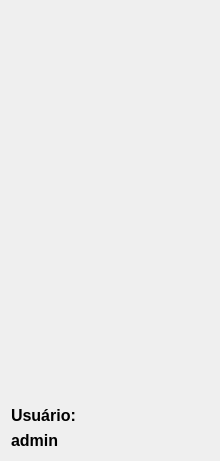
               <widget class="QWidget" name="pag_menu_information">
                <property name="geometry">
                 <rect>
                  <x>0</x>
                  <y>0</y>
                  <width>220</width>
                  <height>461</height>
                 </rect>
                </property>
                <property name="cursor">
                 <cursorShape>PointingHandCursor</cursorShape>
                </property>
                <attribute name="icon">
                 <iconset resource="icones.qrc">
                  <normaloff>:/buttons/images/button/Information.png</normaloff>:/buttons/images/button/Information.png</iconset>
                </attribute>
                <attribute name="label">
                 <string>Informações</string>
                </attribute>
                <layout class="QVBoxLayout" name="verticalLayout_6">
                 <item>
                  <spacer name="verticalSpacer_4">
                   <property name="orientation">
                    <enum>Qt::Vertical</enum>
                   </property>
                   <property name="sizeHint" stdset="0">
                    <size>
                     <width>20</width>
                     <height>40</height>
                    </size>
                   </property>
                  </spacer>
                 </item>
                 <item alignment="Qt::AlignHCenter">
                  <widget class="QLabel" name="label">
                   <property name="text">
                    <string/>
                   </property>
                   <property name="pixmap">
                    <pixmap>:/buttons/imagens/button/Producer.png</pixmap>
                   </property>
                  </widget>
                 </item>
                 <item>
                  <widget class="QLabel" name="lbl_title_user">
                   <property name="font">
                    <font>
                     <pointsize>12</pointsize>
                     <weight>75</weight>
                     <bold>true</bold>
                    </font>
                   </property>
                   <property name="text">
                    <string>&lt;html&gt;&lt;head/&gt;&lt;body&gt;&lt;p align=&quot;center&quot;&gt;&lt;img src=&quot;:/buttons/images/button/user.png&quot;/&gt;&lt;/p&gt;&lt;p&gt;Usuário:&lt;/p&gt;&lt;/body&gt;&lt;/html&gt;</string>
                   </property>
                  </widget>
                 </item>
                 <item>
                  <widget class="QLabel" name="lbl_user">
                   <property name="maximumSize">
                    <size>
                     <width>16777215</width>
                     <height>100</height>
                    </size>
                   </property>
                   <property name="font">
                    <font>
                     <pointsize>12</pointsize>
                     <weight>75</weight>
                     <bold>true</bold>
                    </font>
                   </property>
                   <property name="text">
                    <string>admin</string>
                   </property>
                  </widget>
                 </item>
                </layout>
               </widget>
